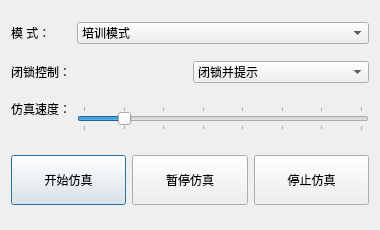
<?xml version="1.0" encoding="UTF-8"?>
<ui version="4.0">
 <class>CTrainManagerTable</class>
 <widget class="QDialog" name="CTrainManagerTable">
  <property name="geometry">
   <rect>
    <x>0</x>
    <y>0</y>
    <width>380</width>
    <height>230</height>
   </rect>
  </property>
  <property name="windowTitle">
   <string>学员培训管理</string>
  </property>
  <property name="styleSheet">
   <string notr="true">font: 14pt &quot;宋体&quot;;</string>
  </property>
  <layout class="QGridLayout" name="gridLayout">
   <item row="0" column="0">
    <layout class="QHBoxLayout" name="horizontalLayout">
     <item>
      <widget class="QLabel" name="label">
       <property name="maximumSize">
        <size>
         <width>60</width>
         <height>16777215</height>
        </size>
       </property>
       <property name="text">
        <string>模 式：</string>
       </property>
      </widget>
     </item>
     <item>
      <widget class="QComboBox" name="comboSimuMode">
       <item>
        <property name="text">
         <string>培训模式</string>
        </property>
       </item>
       <item>
        <property name="text">
         <string>考试模式</string>
        </property>
       </item>
       <item>
        <property name="text">
         <string>竞赛模式</string>
        </property>
       </item>
      </widget>
     </item>
    </layout>
   </item>
   <item row="1" column="0">
    <layout class="QHBoxLayout" name="horizontalLayout_4">
     <item>
      <widget class="QLabel" name="label_2">
       <property name="text">
        <string>闭锁控制：</string>
       </property>
      </widget>
     </item>
     <item>
      <widget class="QComboBox" name="comboBox_interlock">
       <item>
        <property name="text">
         <string>闭锁并提示</string>
        </property>
       </item>
       <item>
        <property name="text">
         <string>闭锁不提示</string>
        </property>
       </item>
       <item>
        <property name="text">
         <string>无闭锁，任意操作</string>
        </property>
       </item>
      </widget>
     </item>
    </layout>
   </item>
   <item row="2" column="0">
    <layout class="QHBoxLayout" name="horizontalLayout_2">
     <property name="spacing">
      <number>6</number>
     </property>
     <property name="sizeConstraint">
      <enum>QLayout::SetDefaultConstraint</enum>
     </property>
     <property name="bottomMargin">
      <number>0</number>
     </property>
     <item>
      <layout class="QVBoxLayout" name="verticalLayout_3">
       <item>
        <widget class="QLabel" name="label_3">
         <property name="text">
          <string>仿真速度：</string>
         </property>
        </widget>
       </item>
       <item>
        <widget class="QLabel" name="labelSimuSpeed">
         <property name="text">
          <string/>
         </property>
        </widget>
       </item>
      </layout>
     </item>
     <item>
      <layout class="QVBoxLayout" name="verticalLayout_2">
       <property name="spacing">
        <number>0</number>
       </property>
       <property name="sizeConstraint">
        <enum>QLayout::SetDefaultConstraint</enum>
       </property>
       <item>
        <widget class="QSlider" name="sliderSimuSpeed">
         <property name="minimum">
          <number>0</number>
         </property>
         <property name="maximum">
          <number>7</number>
         </property>
         <property name="pageStep">
          <number>1</number>
         </property>
         <property name="value">
          <number>1</number>
         </property>
         <property name="sliderPosition">
          <number>1</number>
         </property>
         <property name="orientation">
          <enum>Qt::Horizontal</enum>
         </property>
         <property name="invertedAppearance">
          <bool>false</bool>
         </property>
         <property name="invertedControls">
          <bool>false</bool>
         </property>
         <property name="tickPosition">
          <enum>QSlider::TicksBothSides</enum>
         </property>
        </widget>
       </item>
      </layout>
     </item>
    </layout>
   </item>
   <item row="3" column="0">
    <layout class="QHBoxLayout" name="horizontalLayout_3">
     <item>
      <widget class="QPushButton" name="buttonSimuStart">
       <property name="minimumSize">
        <size>
         <width>50</width>
         <height>50</height>
        </size>
       </property>
       <property name="text">
        <string>开始仿真</string>
       </property>
      </widget>
     </item>
     <item>
      <widget class="QPushButton" name="buttonSimuPause">
       <property name="minimumSize">
        <size>
         <width>50</width>
         <height>50</height>
        </size>
       </property>
       <property name="text">
        <string>暂停仿真</string>
       </property>
      </widget>
     </item>
     <item>
      <widget class="QPushButton" name="buttonSimuStop">
       <property name="minimumSize">
        <size>
         <width>50</width>
         <height>50</height>
        </size>
       </property>
       <property name="text">
        <string>停止仿真</string>
       </property>
      </widget>
     </item>
    </layout>
   </item>
  </layout>
 </widget>
 <resources/>
 <connections/>
</ui>
